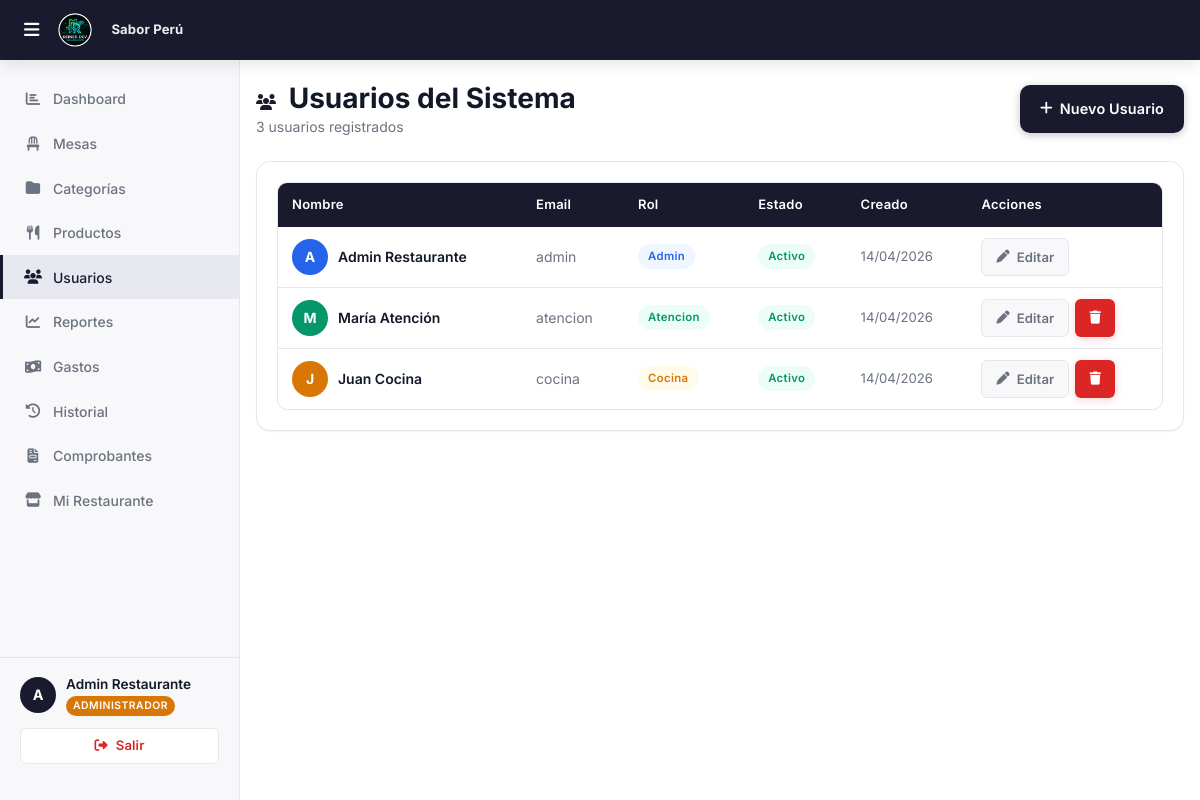
The page /roles/admin/usuarios.php (signed in) on the database its author committed.
### tables this page shows
CREATE TABLE IF NOT EXISTS facturacion_config (
    id                  INT PRIMARY KEY AUTO_INCREMENT,
    restaurante_id      INT          NOT NULL UNIQUE,
    ruc                 VARCHAR(11)  DEFAULT NULL,
    razon_social        VARCHAR(200) DEFAULT NULL,
    direccion_fiscal    VARCHAR(300) DEFAULT NULL,
    serie_boleta        VARCHAR(4)   DEFAULT 'B001',
    serie_factura       VARCHAR(4)   DEFAULT 'F001',
    correlativo_boleta  INT          DEFAULT 0,
    correlativo_factura INT          DEFAULT 0,
    pie_mensaje         VARCHAR(300) DEFAULT '¡Gracias por su visita!',
    logo                VARCHAR(255) DEFAULT NULL,
    updated_at          TIMESTAMP    DEFAULT CURRENT_TIMESTAMP ON UPDATE CURRENT_TIMESTAMP,
    FOREIGN KEY (restaurante_id) REFERENCES restaurantes(id) ON DELETE CASCADE
);

CREATE TABLE IF NOT EXISTS restaurantes (
    id         INT PRIMARY KEY AUTO_INCREMENT,
    nombre     VARCHAR(100) NOT NULL,
    logo       VARCHAR(255) DEFAULT NULL,
    activo     TINYINT(1)   DEFAULT 1,
    created_at TIMESTAMP    DEFAULT CURRENT_TIMESTAMP
);

CREATE TABLE IF NOT EXISTS usuarios (
    id              INT PRIMARY KEY AUTO_INCREMENT,
    restaurante_id  INT          DEFAULT NULL,
    nombre          VARCHAR(100) NOT NULL,
    email           VARCHAR(100) NOT NULL UNIQUE,
    password        VARCHAR(255) NOT NULL,
    rol             ENUM('superadmin','admin','atencion','cocina') NOT NULL,
    activo          TINYINT(1)   DEFAULT 1,
    created_at      TIMESTAMP    DEFAULT CURRENT_TIMESTAMP,
    FOREIGN KEY (restaurante_id) REFERENCES restaurantes(id) ON DELETE SET NULL
);

### roles/admin/usuarios.php (the view, shortened to what this page needs)
<?php
$restauranteId = $_SESSION['restaurante_id'];
$db = getDB();
$st = $db->prepare("
    SELECT id, nombre, email, rol, activo, created_at
    FROM usuarios
    WHERE restaurante_id = ? AND rol != 'superadmin'
    ORDER BY rol, nombre
");
$st->execute([$restauranteId]);
$usuarios = $st->fetchAll();
require_once '../../includes/header.php';
?>
        <div class="page-content">
            <div class="d-flex align-center justify-between mb-24">
                <div>
                    <h1><i class="fa-solid fa-users" style="font-size:1rem;margin-right:6px;color:var(--primary);"></i> Usuarios del Sistema</h1>
                    <p><?= count($usuarios) ?> usuarios registrados</p>
                </div>
                <button class="btn btn-primario" onclick="nuevoUsuario()" id="btn-nuevo-usr">
                    <i class="fa-solid fa-plus"></i> Nuevo Usuario
                </button>
            </div>
            <div class="card">
                <?php if ($usuarios): ?>
                <div class="table-wrap">
                    <table>
                        <thead>
                            <tr>
                                <th>Nombre</th>
                                <th>Email</th>
                                <th>Rol</th>
                                <th>Estado</th>
                                <th>Creado</th>
                                <th>Acciones</th>
                            </tr>
                        </thead>
                        <tbody>
                            <?php foreach ($usuarios as $u): ?>
                            <tr>
                                <td>
                                    <div style="display:flex;align-items:center;gap:10px;">
                                        <div class="user-avatar avatar-<?= $u['rol'] ?>">
                                            <?= strtoupper(substr($u['nombre'],0,1)) ?>
                                        </div>
                                        <span style="font-weight:600;"><?= htmlspecialchars($u['nombre']) ?></span>
                                    </div>
                                </td>
                                <td style="color:var(--text-secondary);font-size:.875rem;"><?= htmlspecialchars($u['email']) ?></td>
                                <td>
                                    <span class="badge <?= ['admin'=>'badge-azul','atencion'=>'badge-verde','cocina'=>'badge-naranja'][$u['rol']] ?? 'badge-gris' ?>">
                                        <?= ucfirst($u['rol']) ?>
                                    </span>
                                </td>
                                <td>
                                    <span class="badge <?= $u['activo'] ? 'badge-verde' : 'badge-gris' ?>">
                                        <?= $u['activo'] ? 'Activo' : 'Inactivo' ?>
                                    </span>
                                </td>
                                <td style="color:var(--text-secondary);font-size:.82rem;"><?= date('d/m/Y', strtotime($u['created_at'])) ?></td>
                                <td>
                                    <div style="display:flex;gap:6px;">
                                        <button class="btn btn-ghost btn-sm" title="Editar"
                                            onclick='editarUsuario(<?= json_encode($u) ?>)'>
                                            <i class="fa-solid fa-pen"></i>
                                            <span class="btn-label-desktop"> Editar</span>
                                        </button>
                                        <?php if ($u['id'] != $_SESSION['usuario_id']): ?>
                                        <button class="btn btn-peligro btn-sm" title="Eliminar"
                                            onclick="eliminarUsuario(<?= $u['id'] ?>, '<?= htmlspecialchars($u['nombre'], ENT_QUOTES) ?>')">
                                            <i class="fa-solid fa-trash"></i>
                                        </button>
                                        <?php endif; ?>
                                    </div>
                                </td>
                            </tr>
                            <?php endforeach; ?>
                        </tbody>
                    </table>
                </div>
                <?php endif; ?>
            </div>
        </div>
<?php require_once '../../includes/footer.php'; ?>

### includes/header.php (shortened to what this page needs)
<?php
$_brandingLogo   = BASE_URL . '/assets/logo.png';
$_brandingNombre = 'R.DEV';
if (!empty($_SESSION['restaurante_id']) && $_SESSION['rol'] !== 'superadmin') {
    try {
        $_dbB = getDB();
        $_stB = $_dbB->prepare("
            SELECT fc.logo, fc.nombre_comercial, r.nombre
            FROM restaurantes r
            LEFT JOIN facturacion_config fc ON fc.restaurante_id = r.id
            WHERE r.id = ?
        ");
        $_stB->execute([$_SESSION['restaurante_id']]);
        $_brand = $_stB->fetch();
        if ($_brand) {
            $_brandingNombre = htmlspecialchars(
                !empty($_brand['nombre_comercial']) ? $_brand['nombre_comercial'] : $_brand['nombre']
            );
        }
    } catch (Exception $_eB) {  }
}
?>
<!DOCTYPE html>
<html lang="es">
<head>
    <link rel="stylesheet" href="https://cdnjs.cloudflare.com/ajax/libs/font-awesome/6.5.1/css/all.min.css">
    <link rel="stylesheet" href="<?= BASE_URL ?>/assets/css/main.css?v=<?= filemtime(__DIR__ . '/../assets/css/main.css') ?>">
</head>
<body>
<nav class="navbar">
    <div class="navbar-brand">
        <?php if ($_SESSION['rol'] === 'superadmin'): ?>
            <img src="<?= BASE_URL ?>/assets/logo.png" alt="R.DEV" style="height:32px;width:auto;">
        <?php else: ?>
            <img src="<?= $_brandingLogo ?>" alt="<?= $_brandingNombre ?>"
                 style="height:36px;width:auto;max-width:120px;object-fit:contain;border-radius:4px;">
            <span style="font-size:.82rem;font-weight:700;color:rgba(255,255,255,.92);margin-left:8px;
                         max-width:160px;overflow:hidden;text-overflow:ellipsis;white-space:nowrap;
                         letter-spacing:.01em;">
                <?= $_brandingNombre ?>
            </span>
        <?php endif; ?>
    </div>
</nav>
<div class="layout-admin">
    <?php include __DIR__ . '/sidebar.php'; ?>
    <div class="main-content">

### rows shown on the page
facturacion_config: restaurante.nombre "Sabor Perú"
usuarios: nombre "A", nombre "Admin Restaurante", email "admin", rol "Admin", activo "Activo", created_at "14/04/2026"
usuarios: nombre "M", nombre "María Atención", email "atencion", rol "Atencion", activo "Activo", created_at "14/04/2026"
usuarios: nombre "J", nombre "Juan Cocina", email "cocina", rol "Cocina", activo "Activo", created_at "14/04/2026"

### other values the page prints
$nombreInicial "A"
$_SESSION['nombre'] "Admin Restaurante"
$rolLabel "ADMINISTRADOR"
count($usuarios) "3"
